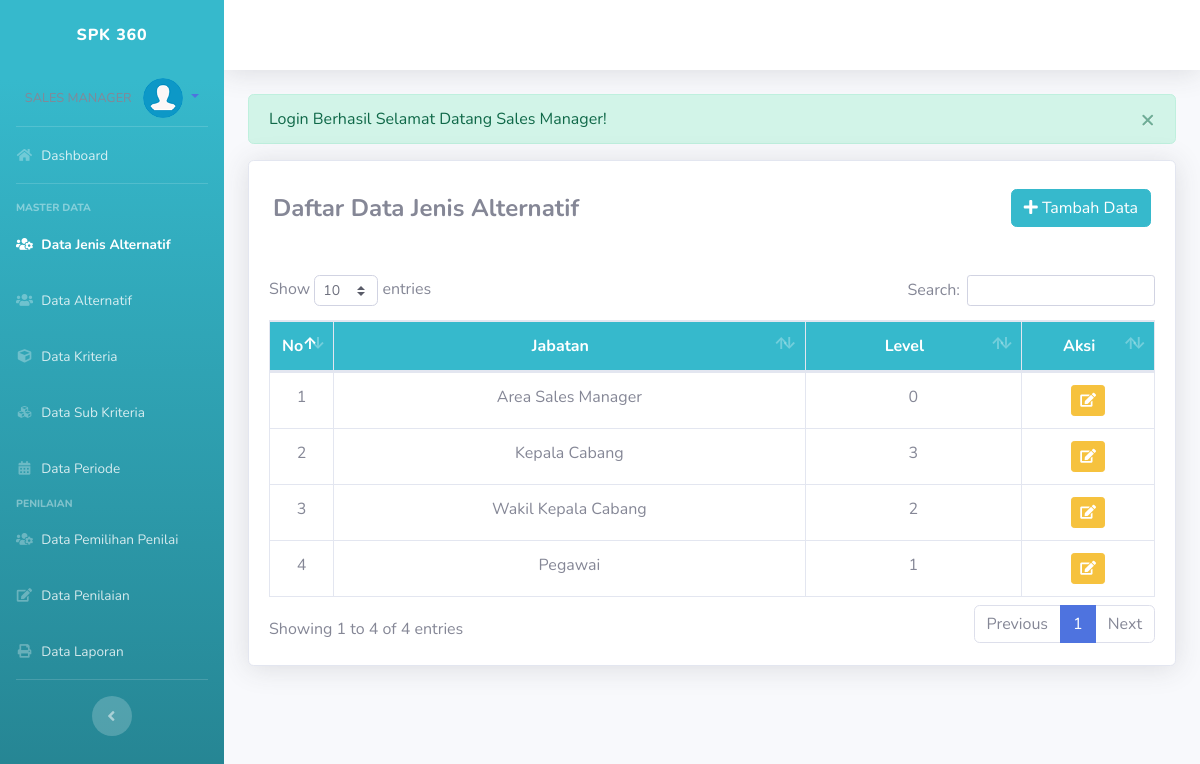
Before: /admin/index.php?p=jenisalternatif (signed in) with the older database file.
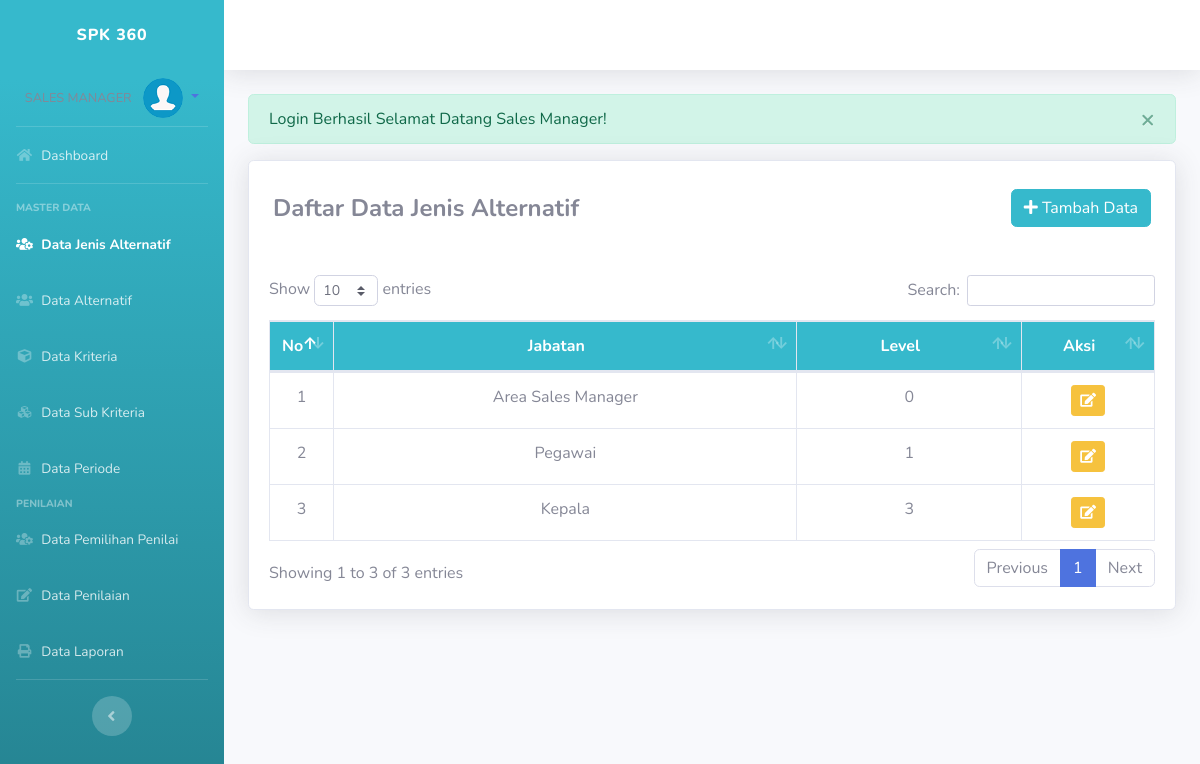
After: the same page with the newer database file.
### tables this page shows
CREATE TABLE `jenis_user` (
  `id_jenis_user` int(10) NOT NULL,
  `jabatan` varchar(20) DEFAULT NULL,
  `level` int(11) DEFAULT NULL
);

### admin/pages/jenisalternatif.php (the view, shortened to what this page needs)
<?php if (isset($_SESSION["flash"])) { ?>
	<div class="alert alert-<?= $_SESSION["flash"]["type"]; ?> alert-dismissible alert_model" role="alert">
		<button type="button" class="close" data-dismiss="alert" aria-label="Close">
			<span aria-hidden="true">&times;</span>
		</button>
		<?= $_SESSION["flash"]["head"]; ?> <?= $_SESSION["flash"]["msg"]; ?>
	</div>
<?php unset($_SESSION['flash']);
} ?>
<div class="card shadow mb-4">
	<div class="card-body">
		<div class="d-flex justify-content-between align-items-center mt-2 mb-5 mx-1">
			<h4 class="m-0 font-weight-bold"> Daftar Data Jenis Alternatif</h6>
			<button type="button" class="btn btn-info" data-toggle="modal" data-target="#exampleModal"><i class="fa fa-plus"></i> Tambah Data</button>
		</div>
		<table class="table table-bordered" id="dataTable" width="100%" cellspacing="0">
			<thead class="bg-info text-white">
				<tr align="center">
					<th width="5%">No</th>
					<th>Jabatan</th>
					<th>Level</th>
					<th width="15%">Aksi</th>
				</tr>
			</thead>
			<tbody>
				<?php
				$sql = "SELECT * FROM jenis_user";
				$q = mysqli_query($con, $sql);
				$i = 0;
				while ($row = mysqli_fetch_array($q)) {
				?>
					<tr align="center">
						<td><?= ++$i; ?></td>
						<td><?= $row['jabatan']; ?></td>
						<td><?= $row['level']; ?></td>
						<td>
							<a data-toggle="tooltip" data-placement="bottom" title="Edit Data" href="index.php?p=jenisalternatif&ubah=true&id_jenis_user=<?= $row['id_jenis_user']; ?>" id="<?= $row['id_jenis_user']; ?>" class="btn btn-warning btn-sm"><i class="fa fa-edit"></i></a>
						</td>
					</tr>
				<?php } ?>
			</tbody>
		</table>
	</div>
</div>

Changed rows visible on the page:
removed jenis_user: jabatan "Kepala Cabang", level "3"
removed jenis_user: jabatan "Wakil Kepala Cabang", level "2"
added jenis_user: jabatan "Kepala", level "3"
Other visible differences:
text written by a page script: "Show entries Search: Showing 1 to 4 of 4 entries Previous 1 Next" → "Show entries Search: Showing 1 to 3 of 3 entries Previous 1 Next"
